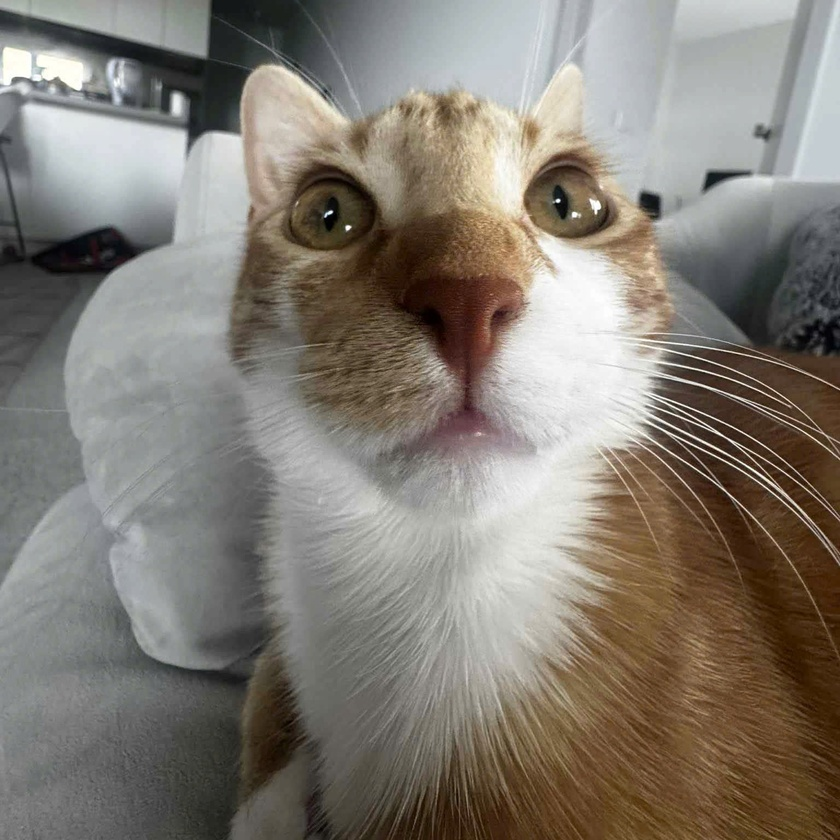
#> input picture photo.jpg, 840 x 840 px, shrunk from 1536 x 1536 before the run
$ jupyter execute 'Pixelating Script.ipynb'
#> lines starting #> are read from the running program, lines starting #| are printed output that depends on the picture
[cell 1]
from PIL import Image
#This script blur the photo by pixelating it (turning the photo into a grid and combining all the pixels in each block of the grid into one).
#Step 1. Load the image
image = Image.open("photo.jpg")
#> image is the input picture: PIL image 840x840 RGB; mean R, G, B 130.5, 124.1, 115.1
image = image.convert("RGB")
width, height = image.size
#> width = 840; height = 840

# Step 2. Define block size as 5% of image dimensions
block_w = max(1, width // 20)
#> block_w = 42
block_h = max(1, height // 20)
#> block_h = 42

print(f"Block size: {block_w}x{block_h} pixels")
#| Block size: 42x42 pixels

# Step 3. Prepare the variables for processing (output image and pixel access)
output = Image.new("RGB", (width, height)) #output file color  format
#> output: PIL image 840x840 RGB; every value is 0
pixels = image.load()
out_pixels = output.load()

# Step 4. Process each block
for y in range(0, height, block_h):
    for x in range(0, width, block_w):
        r_total = g_total = b_total = count = 0

        # Sum the value for each color (red, green, blue) in this block
        for i in range(y, min(y + block_h, height)):
            for j in range(x, min(x + block_w, width)):
                r, g, b = pixels[j, i]
                r_total += r
                g_total += g
                b_total += b
                count += 1

        # Calculate the average color for the whole block (average values from all pixels in the block)
        avg_color = (r_total // count, g_total // count, b_total // count) # Average color as (R, G, B) with the average values round up into an interger

        # Fill the block in the output image
        for i in range(y, min(y + block_h, height)):
            for j in range(x, min(x + block_w, width)):
                out_pixels[j, i] = avg_color

# Step 5. Save and show the result
output.show()
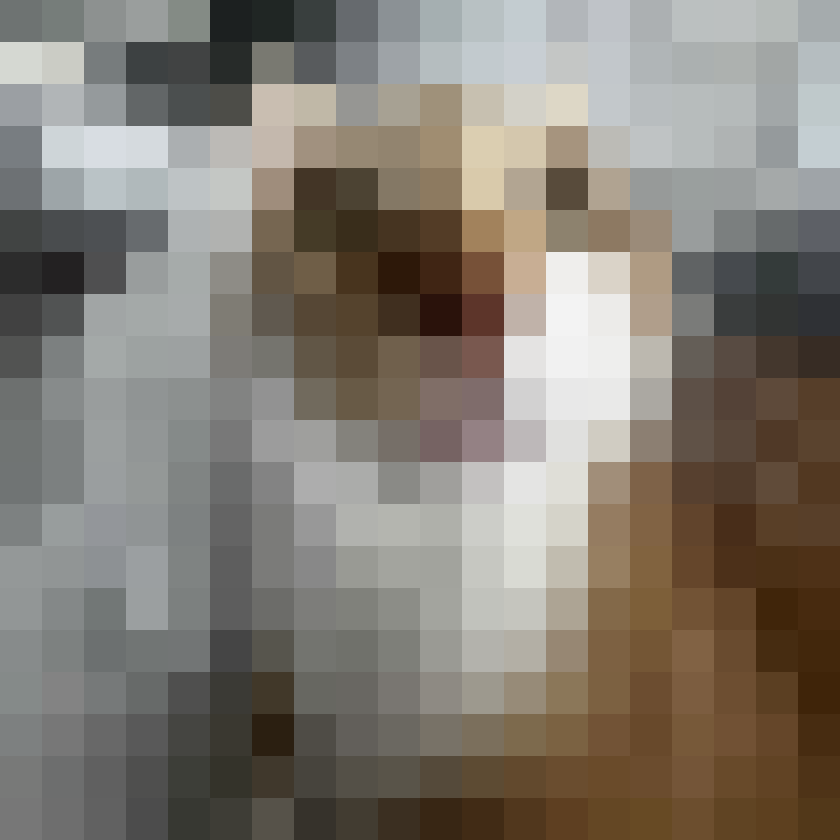
#> shown: PIL image 840x840 RGB; mean R, G, B 130, 123.6, 114.6
output.save("blured_photo.jpg")
